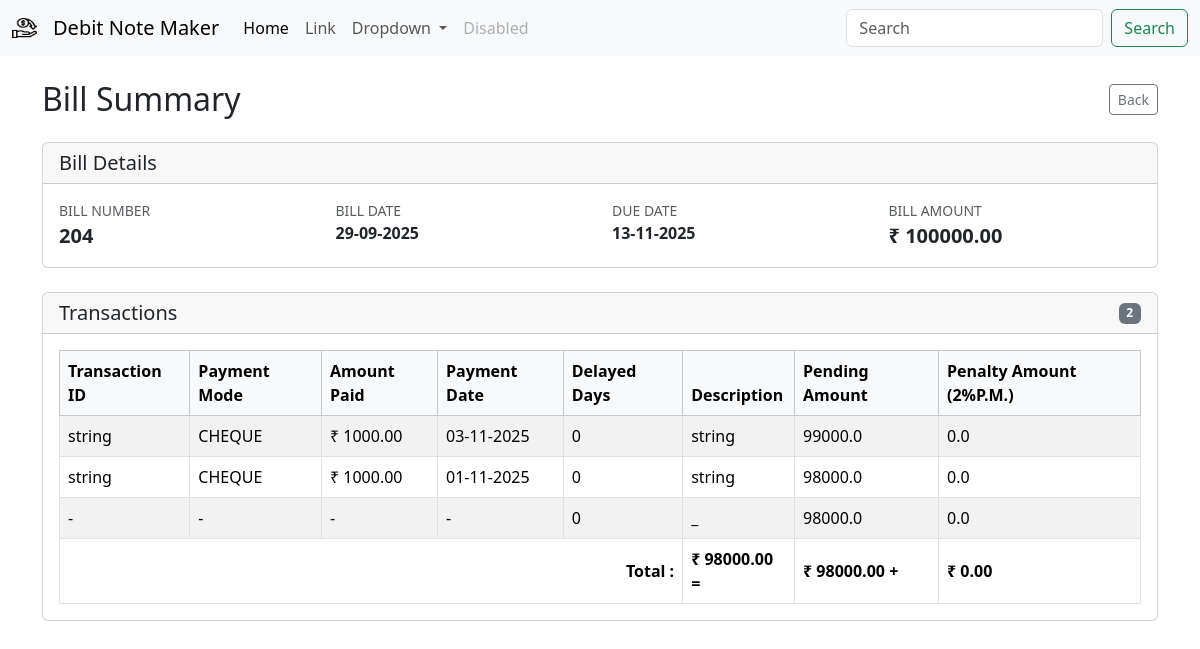
Page /party/bill/204 on the earlier database version.
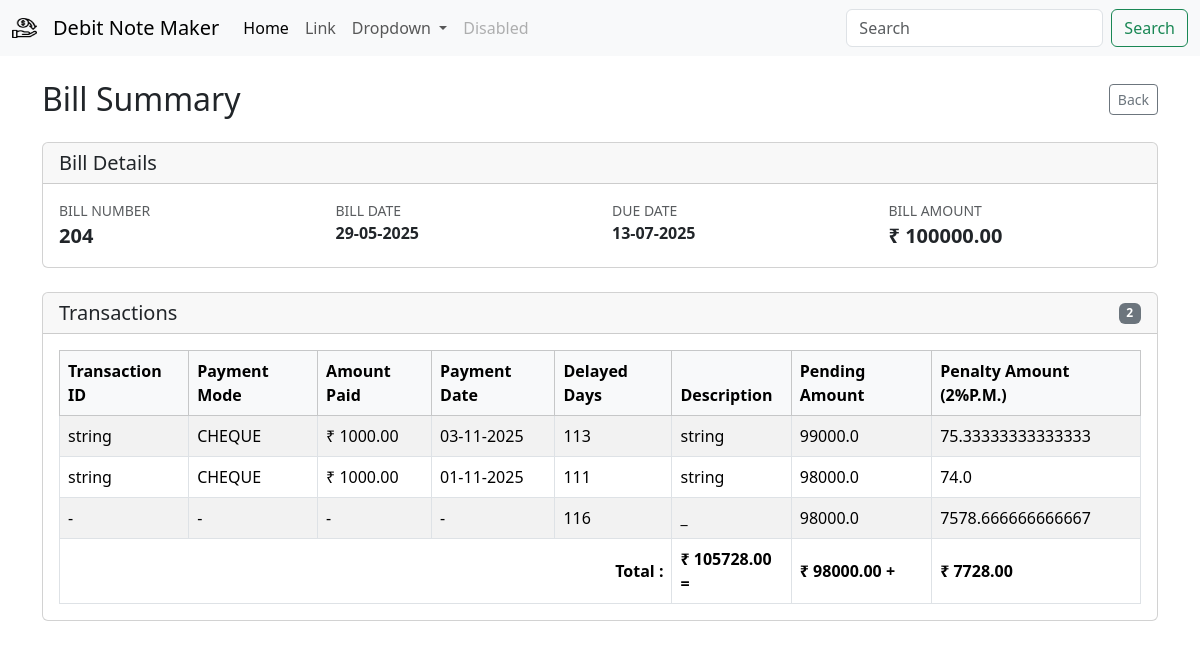
Same page on the later database version.
### db/models/bill.py (models this page shows, shortened)
class Bill(Base):
    id = Column(Integer, primary_key=True, index=True)
    bill_number = Column(Integer,unique=True,nullable=False)
    amount = Column(Float, nullable=False)
    bill_date = Column(DateTime, nullable=False)
    company_id = Column(Integer, ForeignKey("companies.id"))
    company = relationship("Company", back_populates="bills")
    transactions = relationship("Transaction", back_populates="bill", cascade="all, delete-orphan")

### db/models/company.py (models this page shows)
class Company(Base):
    __tablename__ = "companies"
    id = Column(Integer, primary_key=True, index=True)
    name = Column(String, unique=False, index=False, nullable=False)
    gst_number = Column(String, unique=True, index=True, nullable=False)
    email =  Column(String, nullable=True)
    phone_number = Column(String, nullable=True)
    payment_term_days = Column(Integer, nullable=False, default=30)
    address = Column(String, nullable=True)
    created_at = Column(DateTime, default=datetime.now)
    bills = relationship("Bill", back_populates="company", cascade="all, delete-orphan")

### db/models/transaction.py (models this page shows)
class Transaction(Base):
    __tablename__ = "transactions"
    id = Column(Integer, primary_key=True, index=True)
    bank_transaction_id = Column(String,nullable=True)
    payment_mode = Column(String, nullable=False)
    amount_paid = Column(Float, nullable=False)
    description = Column(Text, nullable=True)
    payment_date = Column(DateTime, default=datetime.now)
    bill_id = Column(Integer, ForeignKey("bill.id"))
    bill = relationship("Bill", back_populates="transactions")

### app/v1/bills.py (the view)
@router.get("/bill/{bill_number}")
def bill_list(request: Request,bill_number: int, db=Depends(get_db)):
    bill = bill_repo.get_bill_by_bill_number(bill_number=bill_number, db=db)
    return templates.TemplateResponse("bill/bill_summary.html", {"request": request, "bill": bill,"today":datetime.now()})

### template/bill/bill_summary.html (shortened to what this page needs)
{% extends "base.html" %}
{% block content %}
{% set transaction_list = [] %}
{% if transactions is defined %}
    {% set transaction_list = transactions %}
{% elif bill is defined and bill.transactions is defined %}
    {% set transaction_list = bill.transactions %}
{% endif %}
<div class="container py-4">
    <div class="d-flex justify-content-between align-items-center mb-4">
        <h2 class="mb-0">Bill Summary</h2>
        <a href="javascript:history.back()" class="btn btn-outline-secondary btn-sm">Back</a>
    </div>
    <div class="card mb-4">
        <div class="card-header">
            <h5 class="mb-0">Bill Details</h5>
        </div>
        <div class="card-body">
            {% if bill is defined %}
            <div class="row gy-3">
                <div class="col-md-3">
                    <small class="text-muted text-uppercase d-block">Bill Number</small>
                    <span class="fw-semibold fs-5">{{ bill.bill_number }}</span>
                </div>
                <div class="col-md-3">
                    <small class="text-muted text-uppercase d-block">Bill Date</small>
                    <span class="fw-semibold">{{ bill.bill_date | format_datetime('%d-%m-%Y') }}</span>
                </div>
                <div class="col-md-3">
                    <small class="text-muted text-uppercase d-block">Due Date</small>
                    <span class="fw-semibold">
                        {% if bill.due_date %}
                            {{ bill.due_date | format_datetime('%d-%m-%Y') }}
                        {% else %}
                            &mdash;
                        {% endif %}
                    </span>
                </div>
                <div class="col-md-3">
                    <small class="text-muted text-uppercase d-block">Bill Amount</small>
                    <span class="fw-semibold fs-5">&#8377; {{ "%.2f"|format(bill.amount) }}</span>
                </div>
            </div>
            {% else %}
            <p class="mb-0 text-muted">Bill information is not available.</p>
            {% endif %}
        </div>
    </div>
    <div class="card">
        <div class="card-header d-flex justify-content-between align-items-center">
            <h5 class="mb-0">Transactions</h5>
            <span class="badge text-bg-secondary">{{ transaction_list|length }}</span>
        </div>
        <div class="card-body">
            {% if transaction_list %}
            <div class="table-responsive">
                <table class="table table-bordered table-striped align-middle mb-0">
                    <thead class="table-light">
                        <tr>
                            <th scope="col">Transaction ID</th>
                            <th scope="col">Payment Mode</th>
                            <th scope="col">Amount Paid</th>
                            <th scope="col">Payment Date</th>
                            <th scope="col">Delayed Days</th>
                            <th scope="col">Description</th>
                            <th scope="col">Pending Amount</th>
                            <th scope="col">Penalty Amount (2%P.M.)</th>
                        </tr>
                    </thead>
                    <tbody>
                        {% set ns = namespace(pending_amount=bill.amount,penalty=0) %}
                        {% for transaction in transaction_list %}
                        {% set ns.pending_amount=ns.pending_amount-transaction.amount_paid %}
                        <tr>
                            <td>{{ transaction.bank_transaction_id or "—" }}</td>
                            <td>{{ transaction.payment_mode }}</td>
                            <td>&#8377; {{ "%.2f"|format(transaction.amount_paid) }}</td>
                            <td>
                                {% if transaction.payment_date %}
                                    {{ transaction.payment_date | format_datetime('%d-%m-%Y') }}
                                {% else %}
                                    &mdash;
                                {% endif %}
                            </td>
                            <td>{% set delayed_days=
                               ( transaction.payment_date - bill.due_date).days
                                %}
                            {%  if delayed_days > 0 %}
                            {{ delayed_days }}
                            {% else %}
                            {% set delayed_days=0%}
                            {{ 0 }}
                            {% endif %}
                            </td>
                            <td>{{ transaction.description or "—" }}</td>
                            <td> {{ ns.pending_amount }} </td>
                            <td>
                                {% set penalty=  transaction.amount_paid*0.02*delayed_days/30%}
                                {% set ns.penalty=ns.penalty+penalty %}
                                {{penalty}}
                            </td>
                        </tr>
                        {% endfor %}
                        {%if ns.pending_amount>0%}
                        <tr>
                            <td > - </td>
                            <td > - </td>
                            <td > - </td>
                            <td > - </td>
                            <td >
                                {% set pending_amt_delayed_days=(today-bill.due_date).days %}
                                {% if pending_amt_delayed_days > 0 %}
                                    {{ pending_amt_delayed_days }}
                                {% else %}
                                    {% set pending_amt_delayed_days = 0 %}
                                    0
                                {% endif %}
                                </td>
                            <td >_</td>
                            <td >{{ns.pending_amount}}</td>
                            <td >
                                {%set penalty=ns.pending_amount*0.02*pending_amt_delayed_days/30 %}
                                {% set ns.penalty=ns.penalty + penalty %}
                                {{penalty}}
                            </td>
                        </tr>
                        <tr>
                            <td colspan="5" class="text-end fw-bold">Total : </td>
                            <td colspan="1" class="fw-bold">&#8377; {{ "%.2f"|format(ns.pending_amount + ns.penalty ) }} = </td>
                            <td colspan="1" class="fw-bold">&#8377; {{ "%.2f"|format(ns.pending_amount ) }} + </td>
                            <td colspan="1" class="fw-bold">&#8377; {{ "%.2f"|format(ns.penalty ) }}</td>
                        </tr>
                        {%endif%}
                    </tbody>
                </table>
            </div>
            {% else %}
            <p class="mb-0 text-muted">No transactions recorded for this bill.</p>
            {% endif %}
        </div>
    </div>
</div>
{% endblock %}

### template/base.html (shortened to what this page needs)
<!doctype html>
<html lang="en">
  <head>
    <link href="https://cdn.jsdelivr.net/npm/bootstrap@5.3.8/dist/css/bootstrap.min.css" rel="stylesheet">
  </head>
  <body>
{% include "components/navbar.html"%}
{% block content %}
{% endblock %}
</body>
</html>

### template/components/navbar.html (shortened to what this page needs)
<nav class="navbar navbar-expand-lg bg-body-tertiary">
    <div class="container-fluid">
        <img src="{{ url_for('static', path='images/cashback.png') }}" alt="Logo" width="25" height="30" class="d-inline-block align-text-top navbar-brand"/>
      <a class="navbar-brand" href="#">Debit Note Maker</a>
      <div class="collapse navbar-collapse" id="navbarSupportedContent">
        <ul class="navbar-nav me-auto mb-2 mb-lg-0">
          <li class="nav-item">
            <a class="nav-link active" aria-current="page" href="#">Home</a>
          </li>
          <li class="nav-item">
            <a class="nav-link" href="#">Link</a>
          </li>
          <li class="nav-item dropdown">
            <a class="nav-link dropdown-toggle" href="#" role="button" data-bs-toggle="dropdown" aria-expanded="false">
              Dropdown
            </a>
          </li>
          <li class="nav-item">
            <a class="nav-link disabled" aria-disabled="true">Disabled</a>
          </li>
        </ul>
        <form class="d-flex" role="search">
          <input class="form-control me-2" type="search" placeholder="Search" aria-label="Search"/>
          <button class="btn btn-outline-success" type="submit">Search</button>
        </form>
      </div>
    </div>
  </nav>

Differences in the rows shown:
changed Bill: bill_date "29-09-2025" → "29-05-2025"; due_date "13-11-2025" → "13-07-2025"
shown differently, row unchanged: Transaction (number 1 of 2 on the later page): delayed_days (not shown) → "113"; penalty "0.0" → "75.33333333333333"; value "0" → (not shown)
shown differently, row unchanged: Transaction (number 2 of 2 on the later page): delayed_days (not shown) → "111"; penalty "0.0" → "74.0"; value "0" → (not shown)
Other differences:
{{ pending_amt_delayed_days }}: (not shown) → "116"
{{ penalty }}: "0.0" → "7578.666666666667"
{{ "%.2f"|format(ns.pending_amount + ns.penalty ) }}: "98000.00" → "105728.00"
{{ "%.2f"|format(ns.penalty ) }}: "0.00" → "7728.00"
text no longer shown: "0"
